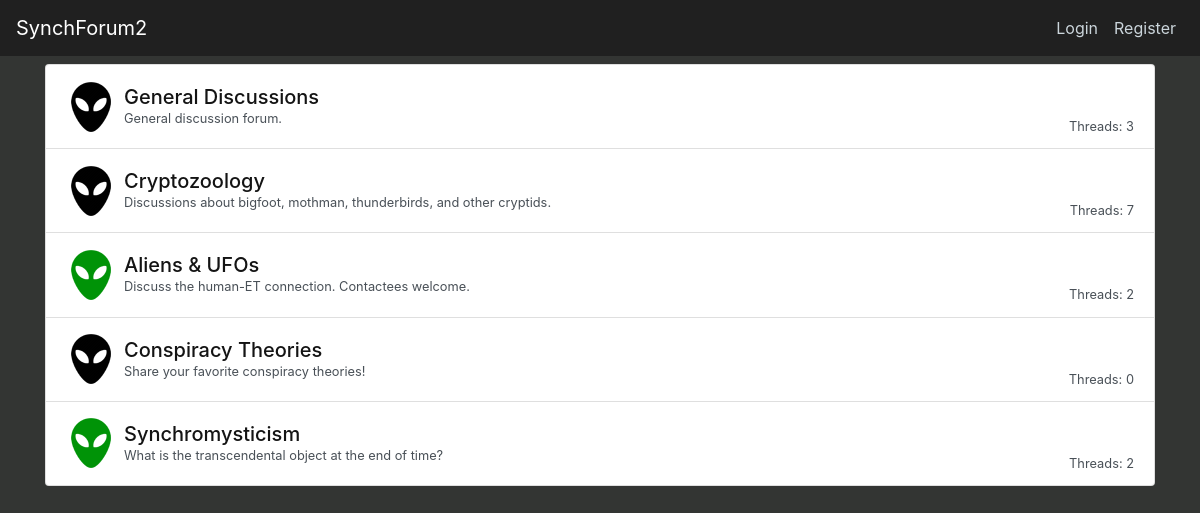
The page / on the database its author committed.
### forum/models.py (models this page shows, shortened)
class Subforum(models.Model):
    titleURL = models.CharField(unique=True, max_length=256)
    title = models.CharField(max_length=256)
    description = models.CharField(default="Default Description", max_length=256)
    image = models.ImageField(default='subforum_icon/default.png', upload_to=subforumIconImagePath, storage=SubforumIconOverwriteStorage)
    def threadCount(self):
        return len(Thread.objects.filter(subforum=self))

### forum/views.py (the view)
# urls.py: path('', forum_views.subforumListView, name='subforum-list'),
def subforumListView(request):
    subforumTitleList = getSubforumTitleURLList()
    return render(request, 'forum/subforum_list.html', {'subforumTitleList': subforumTitleList})

### forum/templatetags/custom_filters.py (called while the page is built)
@register.filter
def getSubforum(targetTitleURL, targetAttribute):
    targetSubforum = forum_models.Subforum.objects.filter(titleURL=targetTitleURL).first()
    if targetAttribute == 'title':
        return targetSubforum.title
    elif targetAttribute == 'description':
        return targetSubforum.description
    elif targetAttribute == 'imageURL':
        return targetSubforum.image.url
    elif targetAttribute == 'threadCount':
        return targetSubforum.threadCount()
    return targetSubforum

### forum/views.py (called while the page is built)
def getSubforumTitleURLList():
    subforumTitleList = []
    subforumDataList = forum_models.Subforum.objects.all()
    for subforumData in subforumDataList:
        if subforumData.titleURL not in ['general-discussions', 'locked-threads']:
            subforumTitleList.append(subforumData.titleURL)
    subforumTitleList.insert(0, 'general-discussions')
    subforumTitleList.append('locked-threads')
    return subforumTitleList

### forum/templates/forum/subforum_list.html (shortened to what this page needs)
{% extends "forum/base.html" %}
{% load custom_filters %}
{% block content %}
	<div align="center">
		<div class="list-group col-md-12 mb-2" align="left" style="padding-right: 0px;">
			{% for targetSubforumTitle in subforumTitleList %}
				{% if targetSubforumTitle == "locked-threads" and not request.user.is_authenticated %}
				{% elif targetSubforumTitle == "locked-threads" and request.user.profile.userLevel == 1 %}
				{% else %}
					<a class="list-group-item list-group-item-action" href="{% url 'thread-list' targetSubforumTitle %}">
						<div class="d-flex flex-row">
							<div class="d-flex flex-column justify-content-center">
								<img src="{{ targetSubforumTitle|getSubforum:'imageURL' }}"/>
							</div>
							<div class="p-2 d-flex flex-column">
								<h5 class="forum-title">{{ targetSubforumTitle|getSubforum:'title' }}</h5>
								<small>{{ targetSubforumTitle|getSubforum:'description' }}</small>
							</div>
							<div class="d-flex flex-column ml-auto align-self-end">
								<small style="white-space: nowrap;">Threads: {{ targetSubforumTitle|getSubforum:'threadCount' }}</small>
							</div>
						</div>
					</a>
				{% endif %}
			{% endfor %}
		</div>
	</div>
{% endblock content %}

### forum/static/forum/main.css (style rules this page uses)
body { background: #333533; color: #141414; margin-top: 4rem; }
h1, h2, h3, h4, h5, h6 { color: #141414; }
.forum-title { margin-bottom: 0px; }

### rows shown on the page
Subforum: image (placeholder picture), subforumTitleList "General Discussions", subforumTitleList "General discussion forum.", subforumTitleList "3"
Subforum: titleURL+image (placeholder picture), subforumTitleList "Cryptozoology", subforumTitleList "Discussions about bigfoot, mothman, thunderbirds, and other cryptids.", subforumTitleList "7"
Subforum: titleURL+image (picture), subforumTitleList "Aliens & UFOs", subforumTitleList "Discuss the human-ET connection. Contactees welcome.", subforumTitleList "2"
Subforum: titleURL+image (placeholder picture), subforumTitleList "Conspiracy Theories", subforumTitleList "Share your favorite conspiracy theories!", subforumTitleList "0"
Subforum: titleURL+image (picture), subforumTitleList "Synchromysticism", subforumTitleList "What is the transcendental object at the end of time?", subforumTitleList "2"
